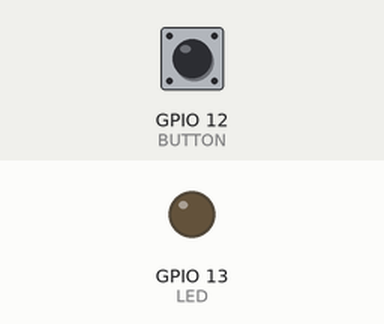
Bench run of a sketch on a simulated ESP8266 (NodeMCU). On the bench: output pins drawn as LEDs (lit = HIGH). Inputs (shaded band) come from the test bench; at power-on: GPIO 12 (BUTTON) HIGH. WiFi joins after 1.5 s; servers stay silent unless stated.

Above: at 3.0 s.
3.1 s: GPIO 12 (BUTTON) pulled LOW for 0.15 s
At 3.18 s:
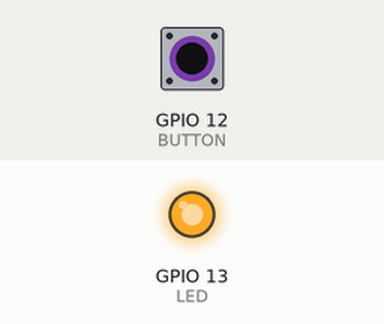
4.7 s: GPIO 12 (BUTTON) pulled LOW for 3.2 s
At 9.3 s:
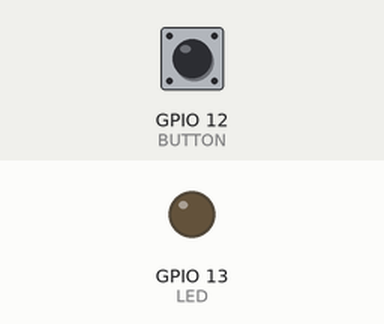
Timing chart, 0 to 10.8 s (numbered marks = the images above; inputs shaded):
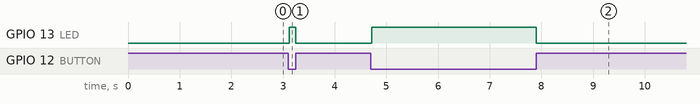

Measured:
- after the input at 3.1 s, GPIO 13 (LED): LOW → HIGH at once, → LOW 0.13 s later
- after the input at 4.7 s, GPIO 13 (LED): LOW → HIGH at once, → LOW 3.2 s later

The sketch:

Button.ino
```cpp
#include <ESP8266WiFi.h>
#include <BlynkSimpleEsp8266.h>

#define LED 13 //D7
#define BUTTON 12 //D6

char auth[] = "5cb14295bb134f04a10863383df31ea0";

// Your WiFi credentials.
// Set password to "" for open networks.
char ssid[] = "Phong may TTTV";
char pass[] = "";

WidgetLED led1(V1);

void setup() {
  Serial.begin(115200);
  Blynk.begin(auth, ssid, pass);

  pinMode(LED, OUTPUT); /* Cấu hình chân 13 ở chế độ OUTPUT */
  pinMode(BUTTON, INPUT_PULLUP); /* Cấu hình chân 12 ở chế độ INPUT */
  digitalWrite(LED, LOW);
}
void loop() {
  Blynk.run();

  if(digitalRead(BUTTON) == LOW) /* Nhấn nút, chân 12 ở mức cao, ngược lại ở mức thấp */
  {
    delay(20);  /* Trễ khoảng 20ms để trạng thái điện áp của nút nhấn ổn định */
    while(digitalRead(BUTTON) == LOW) /* Nếu vẫn còn nhấn nút*/
    {
      digitalWrite(LED, HIGH);
      led1.on();
    }
  }
  else
  {
    digitalWrite(LED, LOW);
    led1.off();
  }
}
```
